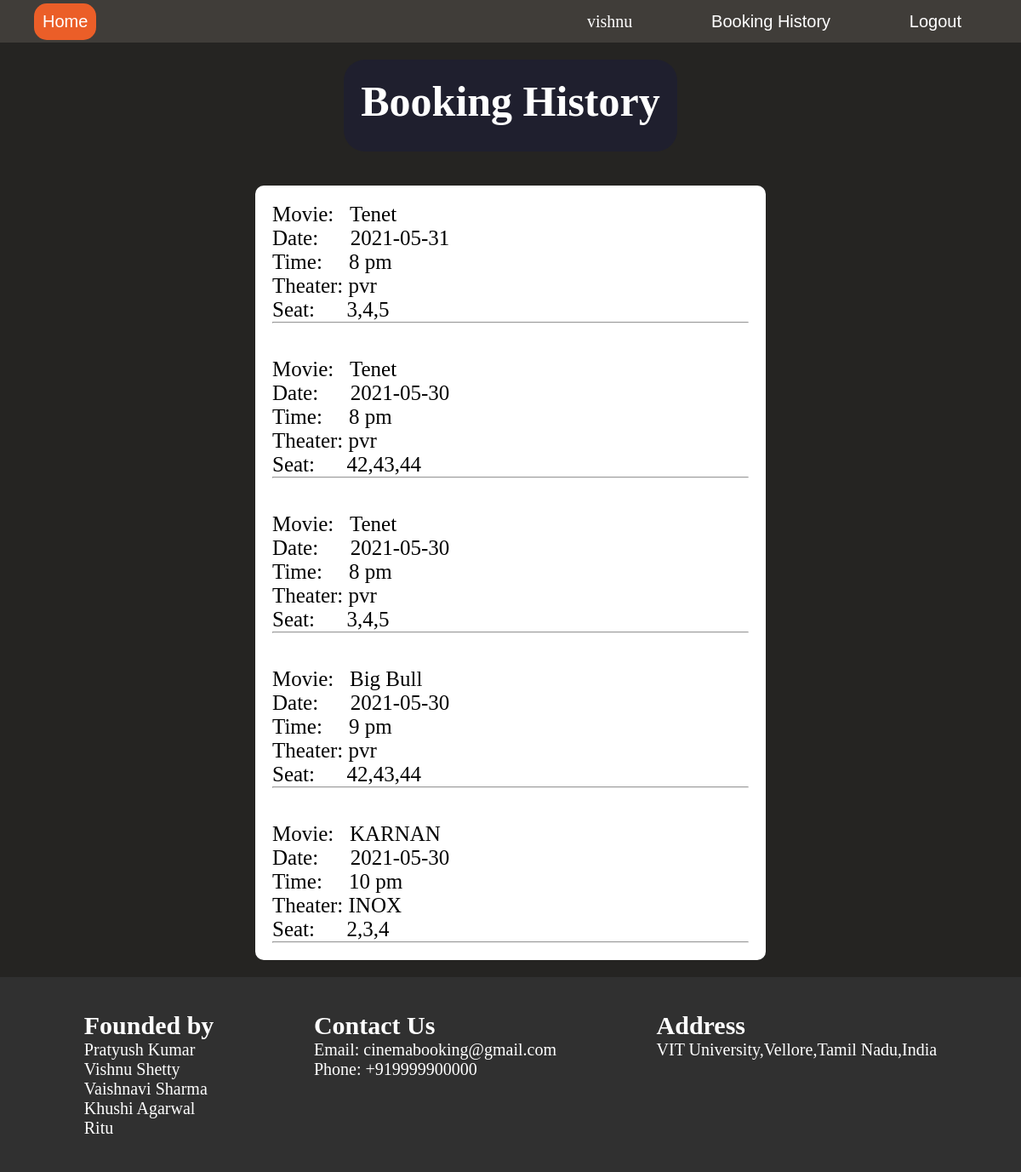
Page /bookinglist.php (signed in) on the committed database.
### tables this page shows
CREATE TABLE `bookingdetails` (
  `BookingId` int(255) NOT NULL,
  `UserId` int(255) NOT NULL,
  `ShowId` int(255) NOT NULL,
  `SeatDetails` varchar(255) NOT NULL,
  `TimeofBooking` timestamp(6) NOT NULL DEFAULT current_timestamp(6)
);

CREATE TABLE `movies` (
  `MovieId` int(255) NOT NULL,
  `MovieName` varchar(255) DEFAULT NULL,
  `Genre` varchar(255) DEFAULT NULL,
  `Director` varchar(255) DEFAULT NULL,
  `Description` varchar(500) DEFAULT NULL,
  `Image` varchar(255) DEFAULT NULL,
  `Imdb` int(255) DEFAULT NULL,
  `Trailer` varchar(255) DEFAULT NULL,
  `Duration` int(255) DEFAULT NULL,
  `InDate` date DEFAULT NULL,
  `OutDate` date DEFAULT NULL
);

CREATE TABLE `shows` (
  `ShowId` int(255) NOT NULL,
  `MovieId` int(255) DEFAULT NULL,
  `TheaterId` int(255) DEFAULT NULL,
  `Times` varchar(255) DEFAULT NULL,
  `Dates` date DEFAULT NULL,
  `Seats` int(255) DEFAULT NULL,
  `Price` int(255) DEFAULT NULL
);

CREATE TABLE `theater` (
  `TheaterId` int(255) NOT NULL,
  `TheaterName` varchar(255) DEFAULT NULL,
  `Seats` int(255) DEFAULT NULL
);

### bookinglist.php (the view, shortened to what this page needs)
<?php include_once ('db.php');
$Id1=$db->query("select * from users where username='". $_SESSION['username']."';");
$u1=$Id1->fetch_object();
$UserId=$u1->UserId;
$Id2=$db->query("select * from bookingdetails where UserId='". $UserId."'ORDER BY TimeofBooking DESC;");
?>
<div class="overall-background">
    <?php include 'header1.php'; ?>
    <center><div class="movie-details">
        <div class="movie-title">
        Booking History
        </div>
    </div></center>
<div class="booking-list">
<?php
while ($u2=$Id2->fetch_object()) {
    ?>
    <div class="booking-item">
    <?php
    $seats=$u2->SeatDetails;
    $ShowId=$u2->ShowId;
    $Id3=$db->query("select * from shows where ShowId='".$ShowId."';");
    $u3=$Id3->fetch_object();
    $MovieId=$u3->MovieId;
    $TheaterId=$u3->TheaterId;
    $time=$u3->Times;
    $date=$u3->Dates;
    $Id5=$db->query("select * from theater where TheaterId='". $TheaterId."';");
    $u5=$Id5->fetch_object();
    $Theatername=$u5->TheaterName;
    $Id4=$db->query("select * from movies where MovieId='". $MovieId."';");
    $u4=$Id4->fetch_object();
    $MovieName=$u4->MovieName;
    ?>
        Movie: &nbsp;&nbsp;<?php echo $MovieName;?>
        <br>
        Date: &nbsp;&nbsp;&nbsp;&nbsp;&nbsp;<?php echo $date;?>
        <br>
        Time: &nbsp;&nbsp;&nbsp;&nbsp;<?php echo $time;?> pm
        <br>
        Theater:&nbsp;<?php echo $Theatername;?>
        <br>
        Seat:&nbsp;&nbsp;&nbsp;&nbsp;&nbsp;&nbsp;<?php echo $seats;?>
        <?php echo "<br/>";?>
        <hr>
    </div>
    <?php
}
?>
</div>
    <?php include 'footer.php'; ?>
</div>

### bookinglist.php (style rules this page uses)
* { margin: 0; padding: 0; box-sizing: border-box; }
.movie-details { padding: 20px; background-color: #1f1f2e; color: white; margin: 20px; display: inline-block; border-radius: 25px; }
.movie-details .movie-title { font-weight: 600; font-size: 50px; margin-bottom: 10px }
.booking-list { display: flex; flex-direction: column; background-color: white; border-radius: 10px; width: 50%; margin: 20px auto; }
.booking-item { padding: 20px; font-size: 25px; }

### header1.php (style rules this page uses)
.overall-background { background-color:#252422; }

### rows in the picture
bookingdetails: movies.MovieName "Tenet", ShowId.Dates "2021-05-31", ShowId.Times "8", theater.TheaterName "pvr", SeatDetails "3,4,5"
bookingdetails: movies.MovieName "Tenet", ShowId.Dates "2021-05-30", ShowId.Times "8", theater.TheaterName "pvr", SeatDetails "42,43,44"
bookingdetails: movies.MovieName "Tenet", ShowId.Dates "2021-05-30", ShowId.Times "8", theater.TheaterName "pvr", SeatDetails "3,4,5"
bookingdetails: movies.MovieName "Big Bull", ShowId.Dates "2021-05-30", ShowId.Times "9", theater.TheaterName "pvr", SeatDetails "42,43,44"
bookingdetails: movies.MovieName "KARNAN", ShowId.Dates "2021-05-30", ShowId.Times "10", theater.TheaterName "INOX", SeatDetails "2,3,4"

### other values in the picture
$_SESSION['username'] "vishnu"
